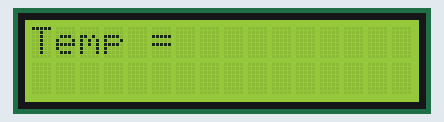
The sketch below on a simulated Arduino Uno, built with avr-gcc and run on an emulated ATmega328P. Shown: 16×2 character LCD. Wiring (inferred from the names in the program): LM75 temperature sensor at I2C address 0x48.

Above: at 0.1 s.
At 1.1 s:
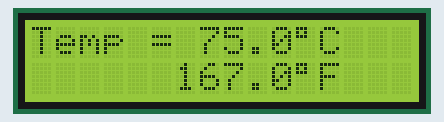

The sketch:

ds1621.ino
```cpp
// (licence header left out)
#include <Wire.h>            // include Arduino Wire library (required for I2C devices)
#include <LiquidCrystal.h>   // include Arduino LCD library

// LCD module connections (RS, E, D4, D5, D6, D7)
LiquidCrystal lcd(2, 3, 4, 5, 6, 7);

// define DS1621 I2C slave address (1001+A2+A1+A0)
// A2, A1 & A0 connected to GND --> 1001000 = 0x48
#define DS1621_ADDRESS  0x48

void setup(void) {
  lcd.begin(16, 2);     // set up the LCD's number of columns and rows
  lcd.setCursor(0, 0);  // move cursor to column 0, row 0 [position (0, 0)]
  lcd.print("Temp =");

  Wire.begin();           // join i2c bus
  // initialize DS1621 sensor
  Wire.beginTransmission(DS1621_ADDRESS); // connect to DS1621 (send DS1621 address)
  Wire.write(0xAC);                       // send configuration register address (Access Config)
  Wire.write(0);                          // perform continuous conversion
  Wire.beginTransmission(DS1621_ADDRESS); // send repeated start condition
  Wire.write(0xEE);                       // send start temperature conversion command
  Wire.endTransmission();                 // stop transmission and release the I2C bus
}

// variables
char c_buffer[8], f_buffer[8];

// main loop
void loop() {

  delay(1000);    // wait a second
  // get temperature in tenths °C
  int16_t c_temp = get_temperature();
  // convert tenths °C to tenths °F
  int16_t f_temp = c_temp * 9/5 + 320 ;

  if(c_temp < 0) {   // if temperature < 0 °C
    c_temp = abs(c_temp);  // absolute value
    sprintf(c_buffer, "-%02u.%1u%cC", c_temp / 10, c_temp % 10, 223);
  }
  else {
    if (c_temp >= 1000)    // if temperature >= 100.0 °C
      sprintf(c_buffer, "%03u.%1u%cC", c_temp / 10, c_temp % 10, 223);
    else
      sprintf(c_buffer, " %02u.%1u%cC", c_temp / 10, c_temp % 10, 223);
  }

  if(f_temp < 0) {   // if temperature < 0 °F
    f_temp = abs(f_temp);  // absolute value
    sprintf(f_buffer, "-%02u.%1u%cF", f_temp / 10, f_temp % 10, 223);
  }
  else {
    if (f_temp >= 1000)    // if temperature >= 100.0 °F
      sprintf(f_buffer, "%03u.%1u%cF", f_temp / 10, f_temp % 10, 223);
    else
      sprintf(f_buffer, " %02u.%1u%cF", f_temp / 10, f_temp % 10, 223);
  }

  lcd.setCursor(6, 0);  // move cursor to position (6, 0)
  lcd.print(c_buffer);  // print c_buffer (temperature in °C)
  lcd.setCursor(6, 1);  // move cursor to position (6, 1)
  lcd.print(f_buffer);  // print f_buffer (temperature in °F)

}

int16_t get_temperature() {
  Wire.beginTransmission(DS1621_ADDRESS); // connect to DS1621 (send DS1621 address)
  Wire.write(0xAA);                       // read temperature command
  Wire.endTransmission(false);            // send repeated start condition
  Wire.requestFrom(DS1621_ADDRESS, 2);    // request 2 bytes from DS1621 and release I2C bus at end of reading
  uint8_t t_msb = Wire.read();            // read temperature MSB register
  uint8_t t_lsb = Wire.read();            // read temperature LSB register

  // calculate full temperature (raw value)
  int16_t raw_t = (int8_t)t_msb << 1 | t_lsb >> 7;
  // convert raw temperature value to tenths °C
  raw_t = raw_t * 10/2;
  return raw_t;
}
// end of code.
```
